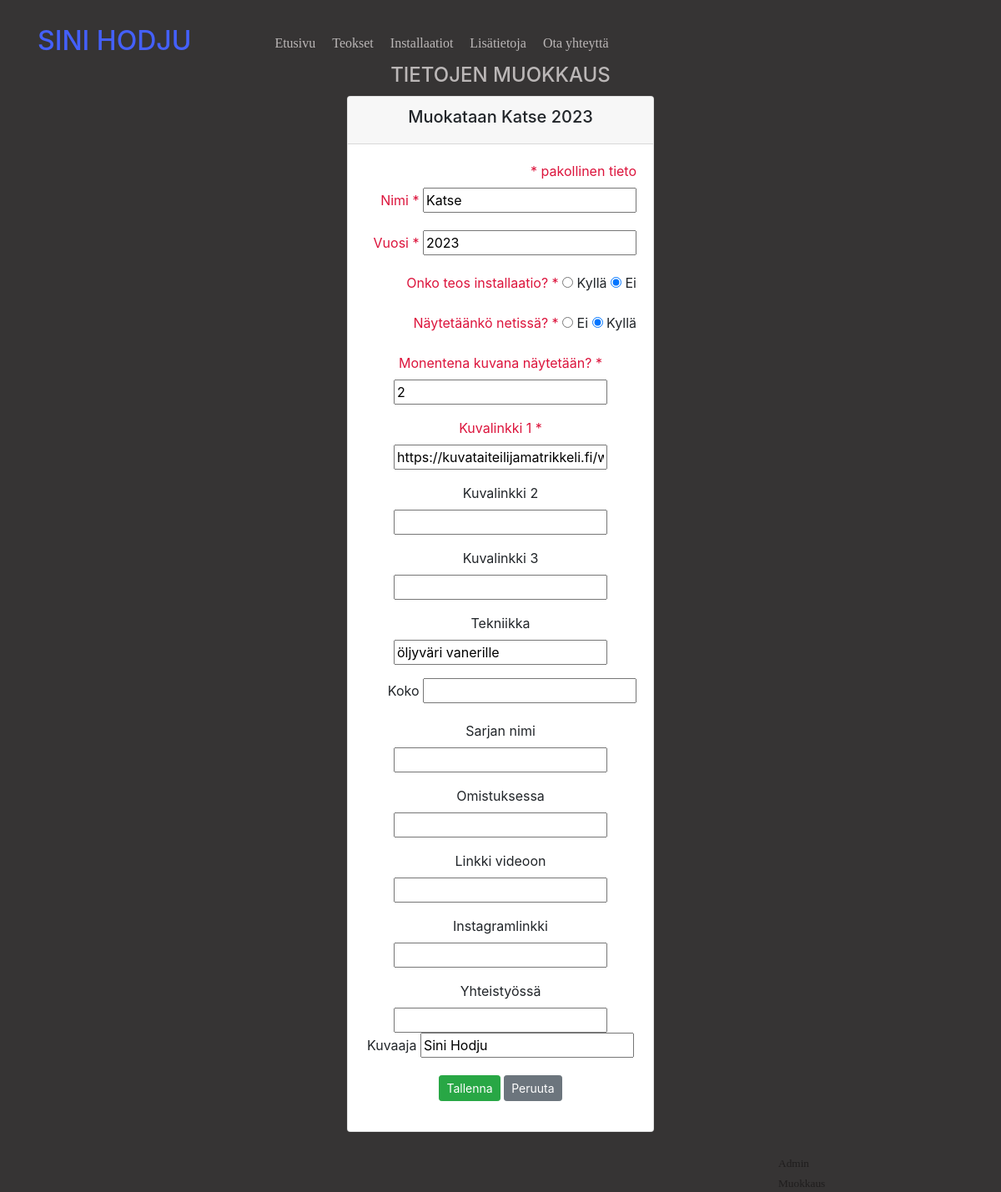
The app's page /edit-work-get/5/ (signed in), older data.
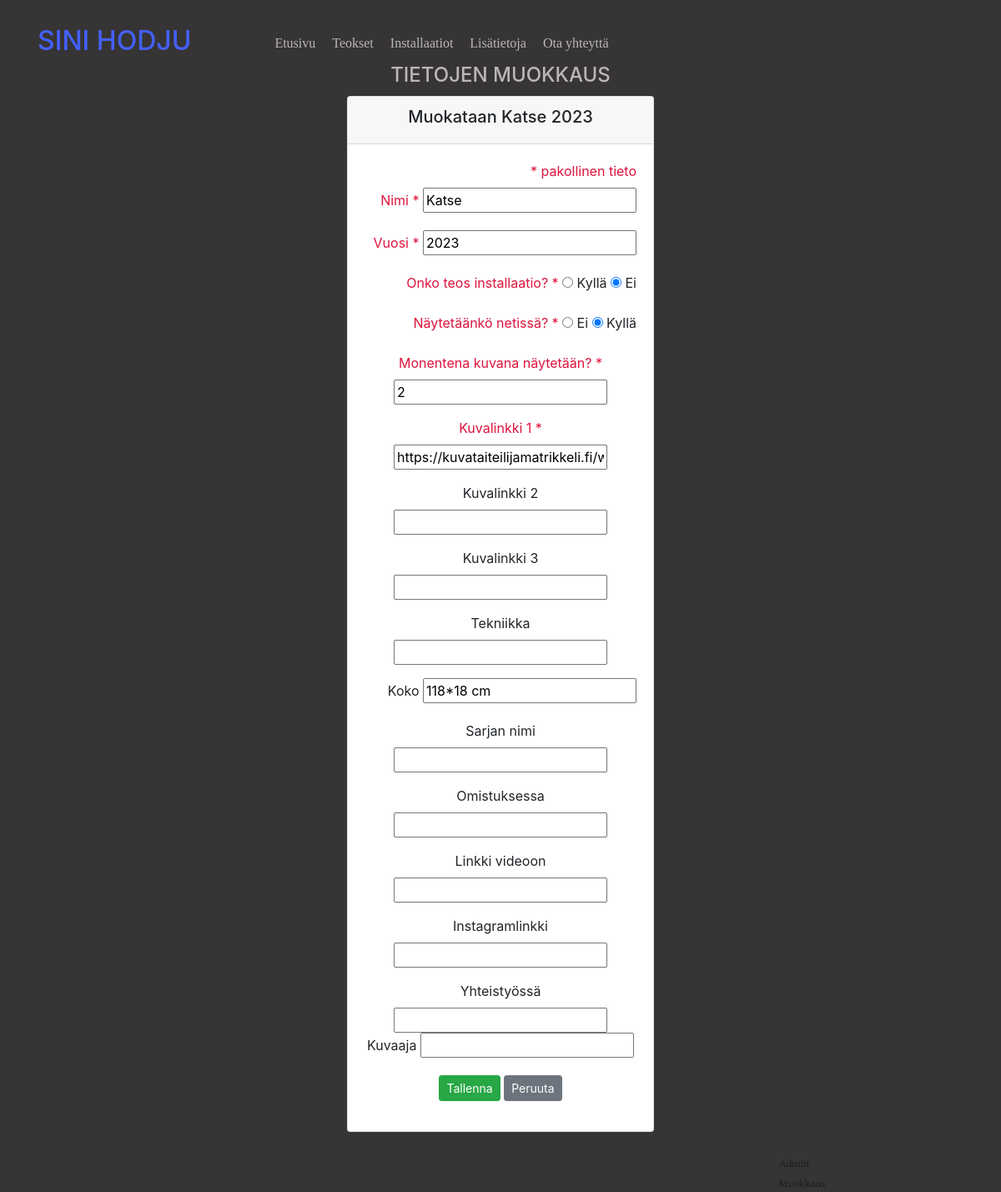
The same page, newer data.
### app/models.py (models this page shows, shortened)
class Work(models.Model):
    inseries=models.ForeignKey(Series, on_delete=models.PROTECT, null=True, blank=True)# ei saa poistaa sarjoja, joissa on jokin teos
    name=models.CharField(max_length=50, default="") #pakollinen
    year=models.IntegerField(default=0) #pakollinen
    media=models.CharField(max_length=100, default="", null=True, blank=True)
    size=models.CharField(max_length=50, default="", null=True, blank=True)
    installation=models.BooleanField(default=False) #pakollinen
    imagelink1=models.CharField(max_length=200, default="") #pakollinen
    imagelink2=models.CharField(max_length=200, default="", null=True, blank=True)
    imagelink3=models.CharField(max_length=200, default="", null=True, blank=True)
    videolink=models.CharField(max_length=200, default="", null=True, blank=True)
    instagramlink=models.CharField(max_length=200, default="", null=True, blank=True)
    collaboration=models.CharField(max_length=100, default="", null=True, blank=True)
    ownedby=models.CharField(max_length=100, default="", null=True, blank=True)
    photographer=models.CharField(max_length=100, default="", null=True, blank=True)
    timestamp=models.DateTimeField(default=timezone.now, null=True, blank=True)
    showonline=models.BooleanField(default=True) #Pakollinen
    ordershowonline=models.IntegerField(default="0", null=True, blank=True)

### app/views.py (the view)
# urls.py: path('edit-work-get/<int:id>/', edit_work_get),
def edit_work_get(request, id):
    if not request.user.is_authenticated:
         return render(request, 'loginpage.html')
    else:
        work=Work.objects.get(id=id)
        context={'w': work}
        return render(request,"edit_work.html", context)

### app/templates/edit_work.html (shortened to what the changed rows need)
{% extends 'index.html' %} {% block content %}
<div>
    <center>
        <div class="card" style="width: 23rem">
            <div class="card-header">
                <h5>Muokataan {{w.name}} {{w.year}}</h5>
            </div>
            <div class="card-body">
                <form class="form-float-right" method="post" action="/edit-work-post/{{w.id}}/">
                    <div class="form-group">
                        <label class="red-text">Nimi *</label>
                        <input
                            type="text"
                            name="name"
                            value="{{w.name}}"
                            required
                        />
                    </div>
                    <div class="form-group">
                        <label class="red-text">Vuosi *</label>
                        <input
                            type="number"
                            name="year"
                            value="{{w.year}}"
                            required
                        />
                    </div>
                    <div class="form-group">
                        <label class="red-text">Monentena kuvana näytetään? *</label>
                        <input
                            type="number"
                            name="ordershowonline"
                            value="{{w.ordershowonline}}"
                            required
                        />
                    </div>
                    <div class="form-group">
                        <label class="red-text">Kuvalinkki 1 *</label>
                        {% if w.imagelink1 != None %}
                        <input
                            type="text"
                            name="imagelink1"
                            value="{{w.imagelink1}}"
                        />
                        {% else %}
                        <input type="text" name="imagelink1" value="" />
                        {% endif %}
                    </div>
                    <div class="form-group">
                        <label>Tekniikka</label>
                        {% if w.media != None %}
                        <input type="text" name="media" value="{{w.media}}" />
                        {% else %}
                        <input type="text" name="media" value="" />
                        {% endif %}
                    </div>
                    <div class="form-group">
                        <label>Koko</label>
                        {% if w.size != None %}
                        <input type="text" name="size" value="{{w.size}}" />
                        {% else %}
                        <input type="text" name="size" value="" />
                        {% endif %}
                    </div>
                    <div class="form-group">
                    <div class="form-group">
                        <label>Kuvaaja</label>
                        {% if w.photographer != None %}
                        <input
                            type="text"
                            name="photographer"
                            value="{{w.photographer}}"
                        />
                        {% else %}
                        <input type="text" name="photographer" value="" />
                        {% endif %}
                    </div>
                </form>
            </div>
        </div>
    </center>
    <br />
</div>
{% endblock %}

Row changes from the older to the newer data that the page shows:
changed Work "Katse": size (not shown) → "118*18 cm"; media "öljyväri vanerille" → (not shown); photographer "Sini Hodju" → (not shown)
